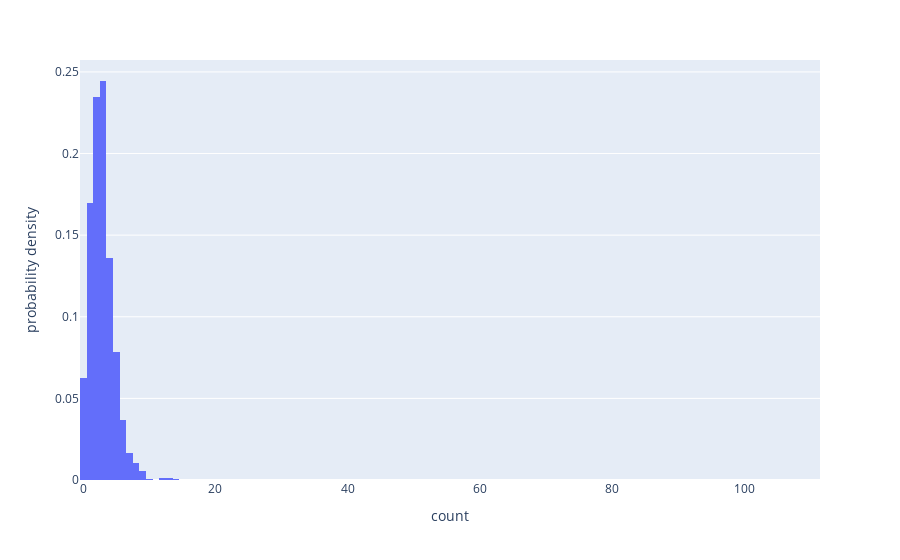

Here is the notebook cell this chart was saved with:
### Code cell
# Analyse counts:
fig = px.histogram(df, x="count", histnorm='probability density')
fig

### Figure 1 — Plotly figure (JSON) as saved in the notebook; plotly's stock layout.template omitted (floating-point values rounded to 4 significant figures; data arrays with more than 128 entries replaced by an {"elided": "..."} marker saying what was removed)
{"data": [{"alignmentgroup": "True", "bingroup": "x", "histnorm": "probability density", "hovertemplate": "count=%{x}<br>probability density=%{y}<extra></extra>", "legendgroup": "", "marker": {"color": "#636efa", "pattern": {"shape": ""}}, "name": "", "offsetgroup": "", "orientation": "v", "showlegend": false, "type": "histogram", "x": {"elided": "18132 int values"}, "xaxis": "x", "yaxis": "y"}], "layout": {"barmode": "relative", "legend": {"tracegroupgap": 0}, "margin": {"t": 60}, "xaxis": {"anchor": "y", "domain": [0, 1], "title": {"text": "count"}}, "yaxis": {"anchor": "x", "domain": [0, 1], "title": {"text": "probability density"}}}}
